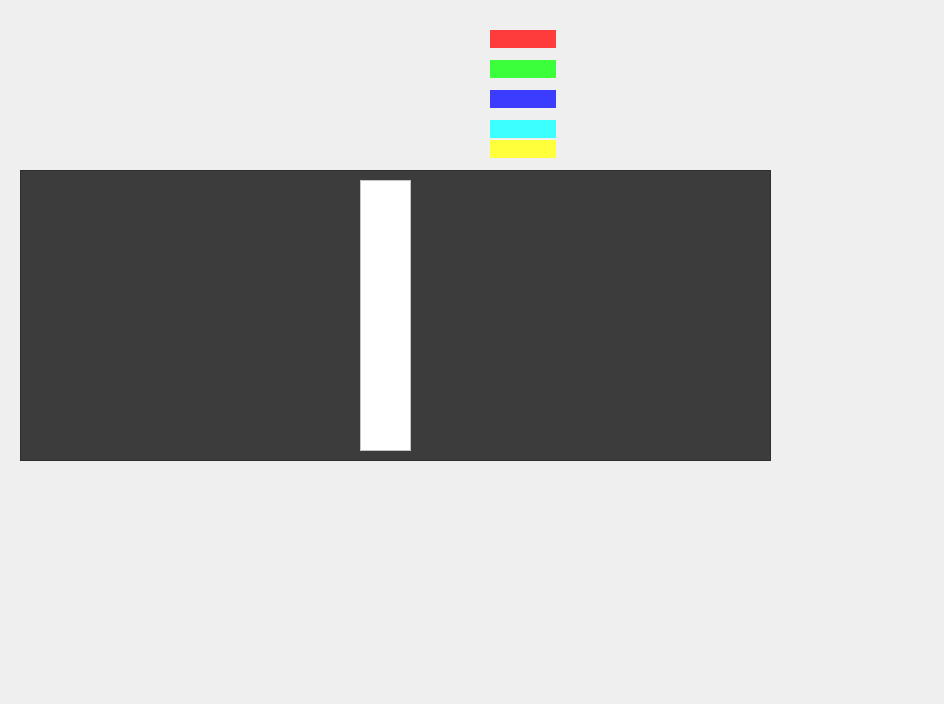
<?xml version="1.0" encoding="UTF-8"?>
<ui version="4.0">
 <class>MainWindowDesign</class>
 <widget class="QMainWindow" name="MainWindowDesign">
  <property name="geometry">
   <rect>
    <x>0</x>
    <y>0</y>
    <width>944</width>
    <height>704</height>
   </rect>
  </property>
  <property name="windowTitle">
   <string>QRosApp</string>
  </property>
  <property name="windowIcon">
   <iconset>
    <normaloff>:/images/icon.png</normaloff>:/images/icon.png</iconset>
  </property>
  <property name="locale">
   <locale language="English" country="Australia"/>
  </property>
  <widget class="QWidget" name="centralwidget">
   <widget class="QFrame" name="frame">
    <property name="geometry">
     <rect>
      <x>20</x>
      <y>170</y>
      <width>751</width>
      <height>291</height>
     </rect>
    </property>
    <property name="styleSheet">
     <string notr="true">background-color: rgb(60, 60, 60);</string>
    </property>
    <property name="frameShape">
     <enum>QFrame::StyledPanel</enum>
    </property>
    <property name="frameShadow">
     <enum>QFrame::Raised</enum>
    </property>
    <widget class="QFrame" name="frame_2">
     <property name="geometry">
      <rect>
       <x>340</x>
       <y>10</y>
       <width>51</width>
       <height>271</height>
      </rect>
     </property>
     <property name="styleSheet">
      <string notr="true">background-color: rgb(255, 255, 255);</string>
     </property>
     <property name="frameShape">
      <enum>QFrame::StyledPanel</enum>
     </property>
     <property name="frameShadow">
      <enum>QFrame::Raised</enum>
     </property>
    </widget>
   </widget>
   <widget class="QLabel" name="car1">
    <property name="geometry">
     <rect>
      <x>490</x>
      <y>30</y>
      <width>66</width>
      <height>18</height>
     </rect>
    </property>
    <property name="minimumSize">
     <size>
      <width>66</width>
      <height>18</height>
     </size>
    </property>
    <property name="styleSheet">
     <string notr="true">background-color: rgb(255, 60, 60);</string>
    </property>
    <property name="text">
     <string/>
    </property>
   </widget>
   <widget class="QLabel" name="car2">
    <property name="geometry">
     <rect>
      <x>490</x>
      <y>60</y>
      <width>66</width>
      <height>18</height>
     </rect>
    </property>
    <property name="minimumSize">
     <size>
      <width>66</width>
      <height>18</height>
     </size>
    </property>
    <property name="styleSheet">
     <string notr="true">background-color: rgb(60, 255, 60);</string>
    </property>
    <property name="text">
     <string/>
    </property>
   </widget>
   <widget class="QLabel" name="car3">
    <property name="geometry">
     <rect>
      <x>490</x>
      <y>90</y>
      <width>66</width>
      <height>18</height>
     </rect>
    </property>
    <property name="minimumSize">
     <size>
      <width>66</width>
      <height>18</height>
     </size>
    </property>
    <property name="styleSheet">
     <string notr="true">background-color: rgb(60, 60, 255);</string>
    </property>
    <property name="text">
     <string/>
    </property>
   </widget>
   <widget class="QLabel" name="car4">
    <property name="geometry">
     <rect>
      <x>490</x>
      <y>120</y>
      <width>66</width>
      <height>18</height>
     </rect>
    </property>
    <property name="minimumSize">
     <size>
      <width>66</width>
      <height>18</height>
     </size>
    </property>
    <property name="styleSheet">
     <string notr="true">background-color: rgb(60, 255, 255);</string>
    </property>
    <property name="text">
     <string/>
    </property>
   </widget>
   <widget class="QLabel" name="car5">
    <property name="geometry">
     <rect>
      <x>490</x>
      <y>140</y>
      <width>66</width>
      <height>18</height>
     </rect>
    </property>
    <property name="minimumSize">
     <size>
      <width>66</width>
      <height>18</height>
     </size>
    </property>
    <property name="styleSheet">
     <string notr="true">background-color: rgb(255, 255, 60);</string>
    </property>
    <property name="text">
     <string/>
    </property>
   </widget>
   <widget class="QWidget" name="">
    <property name="geometry">
     <rect>
      <x>680</x>
      <y>90</y>
      <width>81</width>
      <height>68</height>
     </rect>
    </property>
    <layout class="QVBoxLayout" name="verticalLayout">
     <item>
      <widget class="QLabel" name="redLight">
       <property name="text">
        <string/>
       </property>
      </widget>
     </item>
     <item>
      <widget class="QLabel" name="yellowLight">
       <property name="text">
        <string/>
       </property>
      </widget>
     </item>
     <item>
      <widget class="QLabel" name="greenLight">
       <property name="text">
        <string/>
       </property>
      </widget>
     </item>
    </layout>
   </widget>
  </widget>
  <action name="action_Quit">
   <property name="text">
    <string>&amp;Quit</string>
   </property>
   <property name="shortcut">
    <string>Ctrl+Q</string>
   </property>
   <property name="shortcutContext">
    <enum>Qt::ApplicationShortcut</enum>
   </property>
  </action>
  <action name="action_Preferences">
   <property name="text">
    <string>&amp;Preferences</string>
   </property>
  </action>
  <action name="actionAbout">
   <property name="text">
    <string>&amp;About</string>
   </property>
  </action>
  <action name="actionAbout_Qt">
   <property name="text">
    <string>About &amp;Qt</string>
   </property>
  </action>
 </widget>
 <resources/>
 <connections>
  <connection>
   <sender>action_Quit</sender>
   <signal>triggered()</signal>
   <receiver>MainWindowDesign</receiver>
   <slot>close()</slot>
   <hints>
    <hint type="sourcelabel">
     <x>-1</x>
     <y>-1</y>
    </hint>
    <hint type="destinationlabel">
     <x>399</x>
     <y>299</y>
    </hint>
   </hints>
  </connection>
 </connections>
</ui>
